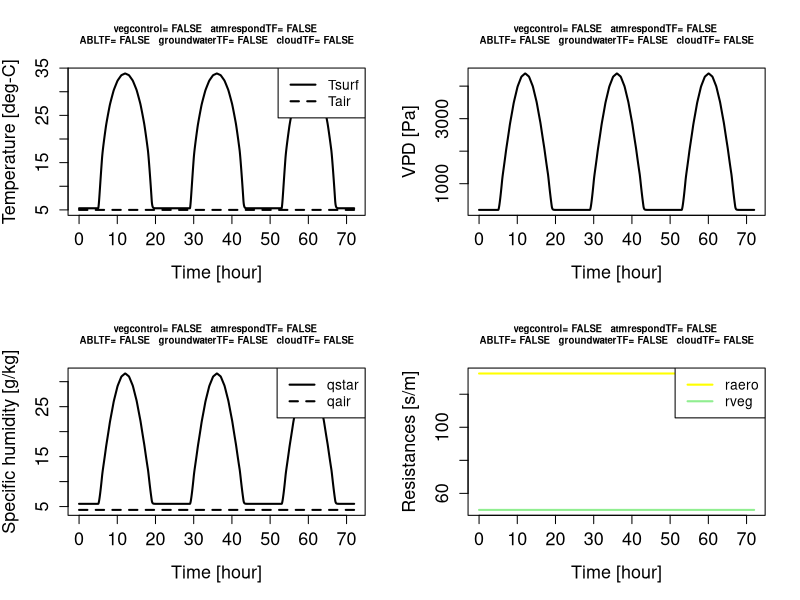
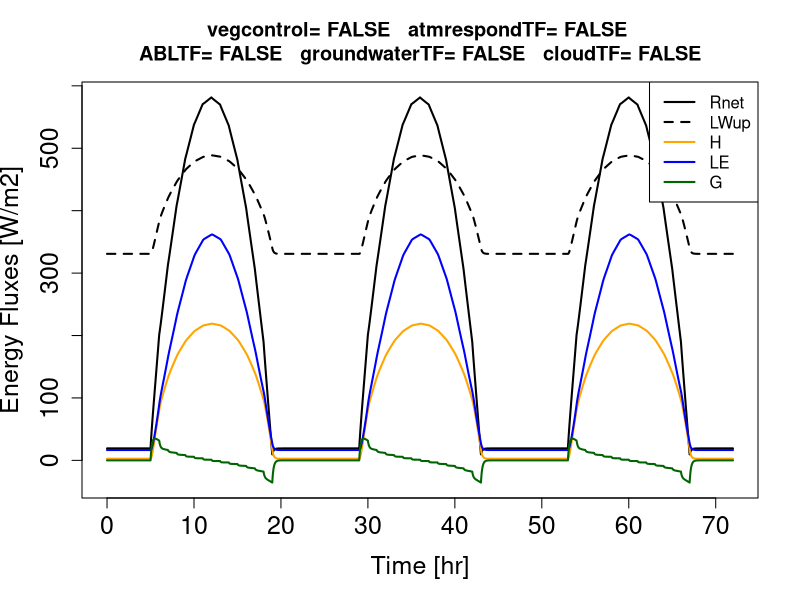

Here is the R script that generated these plots, in order:
#Model of land surface, responding to atmospheric forcing
#V2(120211): initialize T with equilibrium value (determined through "uniroot")
#V3(120211): implement vegetation resistance
#V4(120218): a) instead of aerodynamic resistance formulated as simple 1/(CD*Ubar), where CD is aerodynamic transfer coefficient, now have logarithmic profile and incorporates roughness length
#            b) output results to CSV file
#V5(120218): enable atmosphere to respond to surface fluxes
#            if prescribe atmospheric temperature, can only prescribe a CONSTANT value
#V6(130209): use bulk transfer coefficient instead of roughness length for determining aerodynamic resistance, because
#            roughness length formulation had erroneously assumed wind velocity to be CONSTANT (whereas should follow logarithmic profile)
#V7(130114): addition of groundwater code by Jason H. Davison (jason.h.davison@gmail.com)
#V8(130209): rewrote ra.f, which links roughness length to CD and to aerodynamic resistance
#February 9th, 2012 by John C. Lin (John.Lin@utah.edu)

#--------------Functions-----------------#
latentheat<-function(T.c){
#Takes temperature [C] and returns value of latent heat of vaporization [J/g]
  lambda <- 2.501 - 0.0024 * T.c
  return(lambda * 1000)
} #latentheat<-function(T.c){
satvap<-function(T.c){
#Takes temp in Celsius as argument and returns saturation vapor pressure [Pa]
#NOTE:  calls upon function 'latentheat'
#3/19/1998
  kelvin<-T.c+273.15
  #return value in [J/g], so multiply by 1000 to convert into [J/kg]
  lambda<-1000*latentheat(T.c)
  #461 is Gas Constant for water vapor [J deg-1 kg-1]
  #611 & 273.15 are reference vapor pressure and reference temp., respectively
  saturated<-611*exp((lambda/461)*((1/273.15)-(1/kelvin)))
  return(saturated)
} #satvap<-function(T.c){
#--------------Physical constants--------#
Cp<-1005.7;Cv<-719 #heat capacities @ constant pressure & volume [J/kg/K] (Appendix 2 of Emanuel [1994])
g<-9.80665 #standard surface gravity [m/s2]
Rd<-287.04 #Ideal Gas Constant of DRY air [J/kg/K] (Appendix 2 of Emanuel [1994])
Rv<-461.40 #Ideal Gas Constant of water vapor [J/kg/K] (Appendix A.1.4 of Jacobson [1999])
sigma<-5.670373E-8    #Stefan-Boltzmann constant [W/m2/K4]
##########################################
vegcontrolTF<-FALSE    #vegetation control?
atmrespondTF<-FALSE    #does atmosphere respond to surface fluxes?
ABLTF<-FALSE           #does ABL growth or decay, according to surface heat fluxes?
groundwaterTF<-FALSE   #does the groundwater respond to the atmosphere?
cloudTF<-FALSE         #cloud physics response to relative humidity

#Land surface characteristics
gvmax<-1/50      #max vegetation conductance [m/s]; reciprocal of vegetation resistance
albedo.c<-0.1    #surface albedo
albedo<-albedo.c #surface albedo
z0<-0.5          #roughness length [m]
epsilon.s<-0.97  #surface emissivity for forest, according to Jin & Liang [2006]
dt<-60           #model timestep [s]
t.day<-3     	 #Run time in days
tmax<-t.day*24*3600  #maximum time [s]

#Downward shortwave radiation
t.hr<-0:24
#a) hourly varying
SWdn<--15*(t.hr-12)^2+800 #hourly downward shortwave radiation [W/m2]
names(SWdn)<-t.hr
SWdn[as.character(c(0:5,19:24))]<-0
#b) constant
#SWdn[1:length(SWdn)]<-1000

#Downward longwave radiation
LWdn<-SWdn;LWdn[1:length(LWdn)]<-350 #constant downward longwave radiation [W/m2]

#Air temperature
Ta.c<--0.5*(t.hr-12)^2+30  #PRESCRIBED air temperature [deg-C]
names(Ta.c)<-t.hr
Ta.c[1:length(Ta.c)]<-5    #override with CONSTANT air temperature [deg-C]

#heat capacity of land surface
#D<-0.1*(dt/tmax)      #the depth of soil that temp fluctuations would penetrate [m]; 0.1m is roughly the depth that would penetrate on diurnal timescales
#D<-0.1
D<-0.1*(1/24)          #the depth of soil that temp fluctuations would penetrate [m]; 0.1m is roughly the depth that would penetrate on diurnal timescales
Cp.soil<-1921          #specific heat of soil organic material [J/kg/K]
rho.soil<-1300         #density of soil organic material [kg/m3]
Cs<-Cp.soil*rho.soil*D #heat capacity of organic soil [J/K/m2]

#specific humidity of air:  determine from RH, air temperature
#qair<-2/1000      #specific humidity of air [g/g]
#JHD
#  RH<-1.0     	   #Edited this to force precipitation
RH<-0.8
e<-RH*satvap(mean(Ta.c))/100  #vapor pressure [hPa]
Psurf<-1000     #surface pressure [hPa] 
qair<-(Rd/Rv)*e/Psurf   #specific humidity [g/g]

#atmospheric conditions
hmin<-100       #minimum height of atmospheric boundary layer [m]
thetavM0<-(Ta.c[1]+273.15)*(1+0.61*qair) #initial virtual potential temperature [K]; Eq. 1.5.1b of Stull [1988]
Beta<-0.2       #closure hypothesis:  fraction of surface virtual potential temperature flux that determines entrainment heat flux
gamma<-5/1000   #slope of thetav above growing ABL [K/m]
qabove<-qair/5  #specific humidity of air above ABL [g/g] changed from 5 to 1
W<-0            #subsidence rate [m/s]
Ur<-1           #reference windspeed [m/s] at reference height zr
zr<-50          #reference height [m] where Ur applies
##########################################

#function to calculate vegetation resistance
rv.f<-function(T,VPD,gvmax,Tmin.c=0,Tmax.c=60,Topt.c=30,VPDmin=1500,VPDmax=7500){
  #Jarvis [1976] type model for stomatal control
  #1) temperature function
  T.c<-T-273.15  
  fT<-(T.c-Tmin.c)*(T.c-Tmax.c)/((T.c-Tmin.c)*(T.c-Tmax.c)-(T.c-Topt.c)^2)
  fT[fT<0]<-0
  #2) vapor pressure deficit (VPD) function
  fVPD<-rep(1.0,length(VPD))
  fVPD[VPD>VPDmax]<-0      #hi VPD--stomata completely closed
  sel<-VPD>=VPDmin&VPD<=VPDmax
  slope<--1/(VPDmax-VPDmin)
  fVPD[sel]<-1+slope*(VPD[sel]-VPDmin)
  
  #final penalty function
  beta<-fT*fVPD
  gv<-beta*gvmax
  rv<-1/gv   #vegetation resistance [s/m]
  rv[rv>1E6]<-999999   #when infinite, just assign a really large number
  return(rv)
} #rv.f<-function()

rvs<-rv.f(T=273.15+20,VPD=0:4000,gvmax=gvmax)

#function to calculate aerodynamic resistance
ra.f<-function(Ur=1,zr=50,z0=z0,d=0,rho=1){
  #arguments:  Ur is reference windspeed [m/s] at reference height zr
  #            zr is reference height [m] where Ur applies
  #            z0 is roughness length [m]; 0.01m is typical value for crop
  #            d is displacement height [m]
  #            rho is air density [kg/m^3]
  k<-0.4  #von Karman constant

  CD<-(k^2)/(log((zr-d)/z0))^2   #aerodynamic transfer coefficient
  ra<-1/(CD*Ur)                  #aerodynamic resistance [s/m]
  return(ra)
} #ra.f<-function(){

#V2(120211): initialize T with equilibrium value (determined through "uniroot")
f<-function(T,Ta,SWdn,LWdn,albedo,epsilon.s,Ur,zr,z0,gvmax=gvmax){
   #--------------Physical constants--------#
  Cp<-1005.7;Cv<-719 #heat capacities @ constant pressure & volume [J/kg/K] (Appendix 2 of Emanuel [1994])
  g<-9.80665 #standard surface gravity [m/s2]
  Rd<-287.04 #Ideal Gas Constant of DRY air [J/kg/K] (Appendix 2 of Emanuel [1994])
  Rv<-461.40 #Ideal Gas Constant of water vapor [J/kg/K] (Appendix A.1.4 of Jacobson [1999])
  sigma<-5.670373E-8    #Stefan-Boltzmann constant [W/m2/K4]
  #--------------Physical constants--------#
  LWup<-epsilon.s*sigma*T^4
  SWup<-albedo*SWdn
  Rnet<-SWdn-SWup+LWdn-LWup
  
  #determine sensible heat flux
  rho<-1   #air density [kg/m3]
  ra<-ra.f(Ur=Ur,zr=zr,z0=z0,rho=rho)
  H<-(Cp*rho/(ra))*(T-Ta)   #[W/m2]

  #determine latent heat flux
  beta<-1   #vegetation control (Jarvis type model)
  lambda<-1000*latentheat(T-273.15)  #latent heat of vaporization [J/kg]
  esat<-satvap(T-273.15)/100   #saturation specific humidity [hPa]
  e<-qair*Psurf/(Rd/Rv)        #vapor pressure [hPa]
  VPD<-100*(esat-e)            #vapor pressure deficit [Pa]
  qstar<-(Rd/Rv)*esat/Psurf   #saturation specific humidity [g/g]
  if(vegcontrolTF){
    rv<-rv.f(T=T,VPD=VPD,gvmax=gvmax)
  }else{
    rv<-1/gvmax
  } #if(vegcontrolTF){
  LE<-(lambda*rho/(ra+rv))*(qstar-qair) #[W/m2]

  #this should =0 when T is at equilibrium value
  return(Rnet-H-LE)
} #f<-function(T,Ta,SWdn,LWdn,albedo,epsilon.s){

xinterv<-Ta.c[1]+273.15+c(-50,50)  #interval over which to search for equil temperature
# a) use AVERAGE radiation, temps, to solve for initial equil. temperature
#Tinit<-uniroot(f,interval=xinterv,Ta=mean(Ta.c)+273.15,SWdn=mean(SWdn),LWdn=mean(LWdn),albedo=albedo,epsilon.s=epsilon.s,CD=CD,Ubar=Ubar,gvmax=gvmax)$root
# b) use initial radiation, temps to solve for initial equil. temperature
Tinit<-uniroot(f,interval=xinterv,Ta=Ta.c[1]+273.15,SWdn=SWdn[1],LWdn=LWdn[1],albedo=albedo,epsilon.s=epsilon.s,Ur=Ur,zr=zr,z0=z0,gvmax=gvmax)$root

#Impose perturbation
#Tinit<-Tinit+10


#---------------------------------------Time Loop------------------------------------------#
tcurr<-0
T<-Tinit
result_s<-NULL
h<-hmin     #initialize with minimum 
thetaM<-Ta.c[1]+273.15
qM<-qair   #initialize with prescribed specific humidity [g/g]
thetavM<-thetaM*(1+0.61*qM)   #virtual potential temperature [K];  Eq. 1.5.1b of Stull [1988]
countp = 0

dx   = 0.02  		#discretization (m)
l    = 0.5   		#length of soil model (m)
ttime = t.day*3600*24   #time in seconds (s)
k    = 1*10^-5		#Hydraulic conductivity, for GW model (m/s)
d    = 7*10^-7		#Soil water diffusivity, for GW model (m^2/s) 
count = 0		#Loop Counter
theta = matrix(0,2,(l/dx))			#Initializing saturation of ground, varies from 0-1 (-)
theta[1,1:(l/dx)] = (1:(l/dx))/(4*l/dx)+0.5	#Model initial condition for saturation
theta_s = theta[1,]
theta_save = 0
b = 1:(l/dx)*0					#Used to Solve Ax=b
theta_star = b
A = 1:(l/dx)*0					
B = A
C = A
G = A
bc_t = 0					#Top boundary condition, not used
bc_b = 1					#Bottom boundary condition
theta[,(l/dx)] = bc_b
real_time = 0
i = 1
infil = 0
evap = b
srce = 0
evap2 = 0
qstar = qM
f_c   = 0.8 #field capacity
w_p   = 0.2 #wilting point
tcc = 0 #total cloud fraction
while(tcurr<tmax){
  countp = countp+1
  if(countp>500){
	print(paste("-------- tcurr=",round(tcurr/(3600*24)*10)/10,"[days] --------"))
  	countp = 0
        if (sum(theta_save)==0){
                theta_save = theta_s
                theta_s = 1:(l/dx)*0
                result_save = result_s
                result_s = NULL
                }
        else{
                if (groundwaterTF){
		theta_save = rbind(theta_save,theta_s[2:length(theta_s[,1]),])
                theta_s = 1:(l/dx)*0}
                result_save = rbind(result_save,result_s)
                result_s = NULL
                }
        }
  LWup<-epsilon.s*sigma*T^4   #upward longwave radiation [W/m2]
  LWdn.t<-approx(x=as.numeric(names(LWdn))*3600,y=LWdn,xout=tcurr%%(24*3600))$y  #downward shortwave radiation [W/m2]
  if(cloudTF){
	RHe = 0.5				#fitting parameter sets TCC to gain at approximately 60% humidity
	tcc = min(exp((qM/qstar-1)/(1-RHe)),1) 	#Walcek 1994 model equation (1) 	
	LWdn.t<- LWup-100+80*(tcc)
	albedo = albedo.c+0.75*(tcc)
	}
  SWdn.t<-approx(x=as.numeric(names(SWdn))*3600,y=SWdn,xout=tcurr%%(24*3600))$y  #downward shortwave radiation [W/m2]
  SWup<-albedo*SWdn.t
  #determine net radiation
  Rnet<-SWdn.t-SWup+LWdn.t-LWup

  if(atmrespondTF){
    Ta<-thetaM   #air temperature [K] is the one from zero-order jump model
    qa<-qM
  }else{
    Ta<-approx(x=as.numeric(names(Ta.c))*3600,y=Ta.c,xout=tcurr%%(24*3600))$y+273.15  #use prescribed value
    qa<-qair
  } #if(atmrespondTF){
  #determine sensible heat flux
  rho<-1   #air density [kg/m3]
  ra<-ra.f(Ur=Ur,zr=zr,z0=z0,rho=rho)
  H<-(Cp*rho/(ra))*(T-Ta)   #[W/m2]

  #determine latent heat flux
  beta<-1   #vegetation control (Jarvis type model)
  lambda<-1000*latentheat(T-273.15)  #latent heat of vaporization [J/kg]
  esat<-satvap(T-273.15)/100   #saturation specific humidity [hPa]
  e<-qa*Psurf/(Rd/Rv)        #vapor pressure [hPa]
  VPD<-100*(esat-e)            #vapor pressure deficit [Pa]
  qstar<-(Rd/Rv)*esat/Psurf   #saturation specific humidity [g/g]
  if(vegcontrolTF){
   rv<-rv.f(T=T,VPD=VPD,gvmax=gvmax)
  }else{
    rv<-1/gvmax
  } #if(vegcontrolTF){
  if(groundwaterTF){
    PET = (lambda*rho/(ra+rv))*(qstar-qa) #[W/m2] Calculates the potential energy rather. Not potential evapotranspiration.
    ##################
    #Raining Condtion#
    ##################
    if(qM>qstar){
		evap = evap*0     		#Evaporation is 0 when raining
		infil = (qM-qstar)*h/(1000*dx)
		qM = qstar
		qair = qstar
		qa   = qstar
		}
    #######################
    #Evaporation Condition#
    #######################
    if(qM<qstar){
		infil = 0 		#Rain/Infiltration is set to 0
                ###################
		#Evaporation Model#
		################### 

		sf_factor = (1/(1:(l/dx)))        			#scaling factor linear model set equal to 1 (-)
		sf_factor[(l/dx-5):(l/dx)] = 0				#Moving evaporation away from influence of BC
		sf_factor = (sf_factor/sum(sf_factor))			#scaling factor linear model set equal to 1 (-)

		av_theta = ((theta[i,]-w_p)/(f_c-w_p))  		#Available Mositure Content (-)
		PET_frac = ((PET/lambda*dt)/1000)/dx			#PET represented as MC (-) 
		evap = sf_factor * av_theta * PET_frac			#Evaporation represented as moisture content (-)
		}
        srce   = infil-sum(evap)    
    	LE  = sum(evap)*(lambda/dt)*(dx*1000)  #[W/m2] 
  } else{LE = (lambda*rho/(ra+rv))*(qstar-qa)} #[W/m2]
  #determine ground heat flux (as residual)
  G<-Rnet-LE-H  

  #update temperature 
  dT<-(G/Cs)*dt
  T<-T+dT
  
  #if want atmosphere to respond
  #Based on "zero-order jump" or "slab" model of convective boundary layer, described in Pg. 151~155 of Garratt [1992]
  if(atmrespondTF){
    #update ABL-averaged q
    #calculate surface virtual heat flux
    lambda<-latentheat(T-273.15)  #latent heat of vaporization [J/g]
    E<-LE/lambda   #surface moisture flux [g/m^2/s] 
    F0theta<-H/Cp  #potential heat flux [K-kg/m^2/s]
    F0thetav<-F0theta+0.073*lambda*E/Cp #virtual heat flux [K-kg/m^2/s]
    if(ABLTF){
       Fhthetav<--1*Beta*F0thetav   #closure hypothesis (Eq. 6.15 of Garratt [1992])
       #calculate ABL growth rate
       dh.dt<-(1+2*Beta)*F0thetav/(gamma*h)
       if(F0thetav<=0.00)dh.dt<-0   #ABL collapses
    }else{
      dh.dt<-0
      Fhthetav<-0
    } #if(ABLTF){
    #calculate entrainment flux of humidity
    deltaq<-qabove - qM
    Fhq<--1*rho*deltaq*(dh.dt-W)*1000  #entrainment flux of humidity [g/m2/s] NOTE:  assume CONSTANT air density!
    dq.dt<-(E-Fhq)/(rho*1000*h) #change of humidity in ABL [1/s]; NOTE:  assume CONSTANT air density!
    qM<-qM+dq.dt*dt                #updated qM [g/g]
    #update ABL-averaged thetav
    dthetavM.dt<-(F0thetav-Fhthetav)/h  #change of thetav in ABL [K-kg/m^3/s]
    dthetavM.dt<-dthetavM.dt/rho        #[K-kg/m^3/s]=>[K/s]
    thetavM<-thetavM+dthetavM.dt*dt
    thetaM<-thetavM/(1+0.61*qM)   #potential temperature, from virtual pot temp [K];  Eq. 1.5.1b of Stull [1988]
    #update ABL height
    h<-h+dh.dt*dt
    if(F0thetav<=0.00&ABLTF)h<-hmin    #override value:  ABL collapses
  } #if(atmrespondTF){
  if(groundwaterTF){
	theta[i,1] = theta[i,2]#bc_t
        theta[i,(l/dx)] = bc_b#theta[i,(l/dx-1)]
        ############################
        #Forward Euler (Predictor)
        ############################
		#evap = evap*0
		#infil = infil*0
		thetaf = theta[i,3:(l/dx)]
                thetan = theta[i,2:(l/dx-1)]
                thetab = theta[i,1:(l/dx-2)]
                theta_star[2:(l/dx-1)] = theta[i,2:(l/dx-1)]+dt*(d/dx*(thetaf+thetan)/2*(thetaf-thetan)/dx-d/dx*(thetab+thetan)/2*(thetan-thetab)/dx-k*(thetaf-thetab)/(2*dx))
                theta_star = theta_star-evap
		theta_star[2] = theta_star[2]+infil 
		theta_star[1] = theta_star[2] 
                theta_star[l/dx] = bc_b

                ###########################
                #Crank-Nicolson
                ###########################
                theta_starf = theta_star[3:(l/dx)]
                theta_starn = theta_star[2:(l/dx-1)]
                theta_starb = theta_star[1:(l/dx-2)]
                theta_starph = (theta_starf+theta_starn)/2
                theta_starnh = (theta_starn+theta_starb)/2


                mu = d*dt/(2*dx^2)
                A  = -mu*theta_starnh - k*dt/(4*dx)
                B  = 1 + mu*theta_starph + mu*theta_starnh #+k*dt/(2*dx)
                C  = -mu*theta_starph + k*dt/(4*dx)
                GG  = -A*thetab+(2-B)*thetan-C*thetaf

                a  = matrix(0,l/dx,l/dx)
                diag(a[2:(l/dx-1),1:(l/dx)]) = A
                diag(a[2:(l/dx-1),2:(l/dx)]) = B
                diag(a[2:(l/dx-1),3:(l/dx)]) = C
                b[2:(l/dx-1)] = GG

                ############################
                #Boundary Conditions
                ############################
                a[1,1] = 1
		b = b-evap  
		b[2] = b[2]+infil
                b[1] = theta[i,2]+infil-evap[2]
                a[(l/dx),(l/dx)] = 1
                b[l/dx] = bc_b#b[l/dx-1]
		a[(l/dx-1),(l/dx-1)] = a[(l/dx-1),(l/dx-1)]+10^10
		b[(l/dx-1)] = 10^10*bc_b+b[(l/dx-1)]

                theta[i+1,]  = solve(a,b)
		theta[i+1,1]   = theta[i+1,2]#bc_t
                theta[theta>1] = 1
		theta[i,(l/dx)] = bc_b#theta[i,((l/dx)-1)]
                count = count+1
                real_time = (dt*i)/(3600*24) #time in day fractions
                real_time = round(real_time)
		i = 1
		theta_s=rbind(theta_s,theta[i+1,])
		theta[i,] = theta[i+1,]
  } #if(groundwaterTF){
  evap2 = sum(evap)
  tmp<-c(tcurr,T,Ta,LWup,Rnet,H,LE,G,dT,qstar,qa,ra,rv,h,qM,thetavM,thetaM)
  if(groundwaterTF)tmp<-c(tcurr,T,Ta,LWup,Rnet,H,LE,G,dT,PET,qstar,qa,ra,rv,h,qM,thetavM,thetaM,infil,evap2,srce,LWdn.t,SWdn.t,SWup,F0thetav,tcc)
  result_s<-rbind(result_s,tmp)
  tcurr<-tcurr+min(c(dt,tmax-tcurr))
} #while(tcurr<ttmax){
#---------------------------------------Time Loop------------------------------------------#
result = rbind(result_save,result_s)
if(groundwaterTF){
  dimnames(result)<-list(NULL,c("time","T","Ta","LWup","Rnet","H","LE","G","dT","PET","qstar","qair","ra","rv","h","qM","thetavM","thetaM","infil","evap","srce","LWdn","SWdn","SWup","F0","tcc"))
}else{
  dimnames(result)<-list(NULL,c("time","T","Ta","LWup","Rnet","H","LE","G","dT",
                              "qstar","qair","ra","rv","h","qM","thetavM","thetaM"))
} #if(groundwaterTF){
filenm<-"result.csv"
write.csv(result,file=filenm)
print(paste(filenm,"written out"))

#generate movie of moisture content
if (groundwaterTF){
  theta = theta_save = rbind(theta_save,theta_s[2:length(theta_s[,1]),])
  X11()
  j = count
  for (i in 1:j){
	real_time = (dt*i)/(3600*24) #time in day fractions
        real_time = round(real_time)
        if (count>10){
		title_gr =  (paste("Run Time ", real_time , " (days)"))
                plot(theta[i,2:(l/dx-1)],-(1:(l/dx-2))*dx, xlab = "Moisture Content (-)", ylab = "Depth Below Surface (m)",main = title_gr,xlim=c(0, 1), ylim=c(-l,0))
                count = 0
                }
	count = count+1
  } #for (i in 1:j){
} #if (groundwaterTF){

#text on plot 
xmain<-paste("vegcontrol=",vegcontrolTF)
xmain<-paste(xmain,"  atmrespondTF=",atmrespondTF)
xmain<-paste(xmain,"\nABLTF=",ABLTF)
xmain<-paste(xmain,"  groundwaterTF=",groundwaterTF)
xmain<-paste(xmain,"  cloudTF=",cloudTF)
#regenerate VPD from qstar and qair 
e<-result[,"qair"]*Psurf/(Rd/Rv)      #vapor pressure [hPa]
esat<-result[,"qstar"]*Psurf*(Rv/Rd)  #saturation vapor pressure [hPa]
VPD<-100*(esat-e)                     #vapor pressure deficit [Pa]


#--------generate 4 different plots in one window, with 2*2 configuration---------#
X11();par(mfrow=c(2,2),cex.main=0.7)   
ylims<-range(result[,c("T","Ta")]-273.15)
plot(result[,"time"]/3600,result[,"T"]-273.15,type="l",xlab="Time [hour]",ylab="Temperature [deg-C]",
     cex.axis=1.3,cex.lab=1.3,lwd=2,ylim=ylims,main=xmain)
lines(result[,"time"]/3600,result[,"Ta"]-273.15,lty=2,lwd=2)
legend(x="topright",c("Tsurf","Tair"),lwd=2,lty=c(1,2))

plot(result[,"time"]/3600,VPD,type="l",xlab="Time [hour]",ylab="VPD [Pa]",lwd=2,
     cex.axis=1.3,cex.lab=1.3,main=xmain)

ylims<-range(result[,c("qstar","qair")]*1000)
plot(result[,"time"]/3600,result[,"qstar"]*1000,type="l",xlab="Time [hour]",ylab="Specific humidity [g/kg]",
     cex.axis=1.3,cex.lab=1.3,lwd=2,ylim=ylims,main=xmain)
lines(result[,"time"]/3600,result[,"qair"]*1000,lty=2,lwd=2)
legend(x="topright",c("qstar","qair"),lwd=2,lty=c(1,2))

ylims<-range(result[,c("ra","rv")])
plot(result[,"time"]/3600,result[,"ra"],type="l",xlab="Time [hour]",ylab="Resistances [s/m]",
     cex.axis=1.3,cex.lab=1.3,lwd=2,ylim=ylims,main=xmain,col="yellow")
lines(result[,"time"]/3600,result[,"rv"],lty=1,lwd=2,col="lightgreen")
legend(x="topright",c("raero","rveg"),lwd=2,lty=c(1),col=c("yellow","lightgreen"))
dev.copy(png,"T_q_r_VPD.png");dev.off()
#--------generate 4 different plots in one window, with 2*2 configuration---------#


X11()
matplot(result[,"time"]/3600,result[,c("Rnet","LWup","H","LE","G")],type="l",lty=c(1,2,1,1,1),
        cex.axis=1.5,cex.lab=1.5,col=c("black","black","orange","blue","darkgreen"),lwd=2,xlab="Time [hr]",ylab="Energy Fluxes [W/m2]")
legend(x="topright",c("Rnet","LWup","H","LE","G"),col=c("black","black","orange","blue","darkgreen"),lwd=2,lty=c(1,2,1,1,1))
title(main=xmain)
dev.copy(png,"Energyfluxes.png",pointsize = 30, width = 1800, height = 1200);dev.off()

if(atmrespondTF){
  X11()
  plot(result[,"time"]/3600,result[,"h"],type="l",xlab="Time [hour]",ylab="ABL height [m]",
     cex.axis=1.3,cex.lab=1.3,lwd=2,main=xmain)
  dev.copy(png,"ABLht.png");dev.off()
} #if(atmrespondTF){


if(groundwaterTF){
  X11()
  qr<-result[,"qair"]/result[,"qstar"]
  plot(result[,"time"]/3600,qr,xlab="Time [hour]",ylab="qair/qstar",cex.axis=1.3,cex.lab=1.3,lwd=2,main=xmain)

  X11()
  plot(result[,"time"]/3600,result[,"srce"],xlab="Time [hour]",ylab="Infil - Evap",cex.axis=1.3,cex.lab=1.3,lwd=2,main=xmain)
} #if(groundwaterTF){
